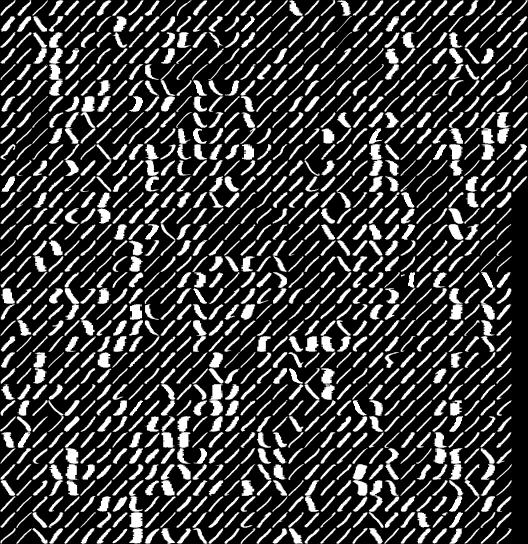
#> input picture HW0/Answers/Q2_images/usps_1.jpg, 528 x 544 px, given in place of taj.jpg, which was not available
$ jupyter execute Q6.ipynb   (text cells are left out)
#> lines starting #> are read from the running program, lines starting #| are printed output that depends on the picture; after the words box and inside, x2 and y2 are one past the last pixel; in counts of white or black regions, pixels touching at a corner belong together; pictures that were not available may be replaced by others from this repository, and a replacement may not be noted
#> further down, image is the input picture: shape (544, 528); min 0, max 255, mean 60.5
[cell 1]
import numpy as np
import cv2
import math
import matplotlib.pyplot as plt
import warnings
# from google.colab.patches import cv2_imshow

[cell 2]
def Reflect101(img,filter_size):
  '''
    Do not use loop (like while and for)
    Do not use libraries
    calculate averaging filter
    input(s):
      img (ndarray): input image
      filter_size (ndarray): filter size
    output(s):
      image (ndarray): computed Reflect101
  '''
#> called with filter_size = 15
  indx = filter_size//2
  return np.pad(img, (indx, indx), 'reflect')
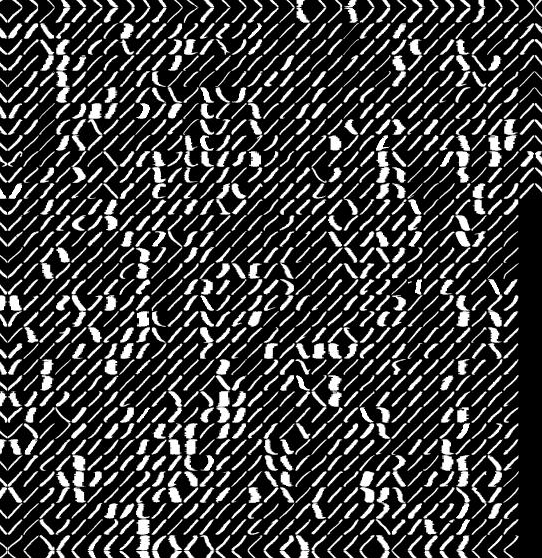
#> returned value: shape (558, 542); min 0, max 255, mean 60.1

[cell 3]
def Averaging_Blurring(img, filter_size):
  '''
    Do not use libraries
    input(s):
      img (ndarray): input image
      filter_size (ndarray): filter size
    output(s):
      result (ndarray): computed averaging blurring
  '''
  image = Reflect101(img, filter_size)
  kernel =1/filter_size* np.ones((filter_size , filter_size))

  h,w = img.shape
#> h = 544; w = 528
  m,n = image.shape
#> m = 558; n = 542
  result = np.zeros(img.shape)
  print(m,n,h,w)
#| 558 542 544 528
  for i in range( w):
    for j in range(h):
        if(i+filter_size <= m and j+filter_size <= n):

              window = image[i:i+filter_size, j:j+filter_size]
              sum_product = np.sum(window * kernel)
              result[i,j] = sum_product
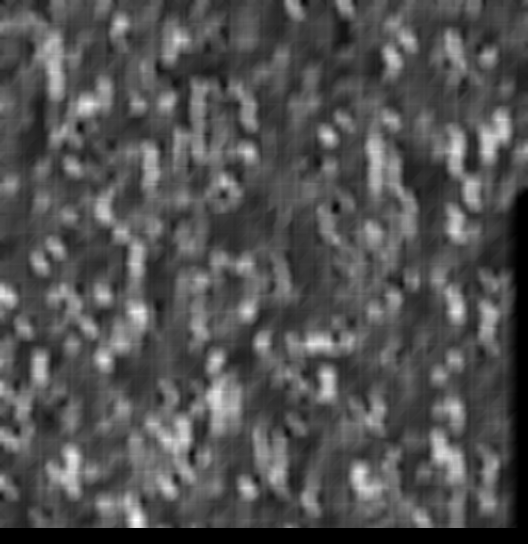
#> result: shape (544, 528) float64; min 0, max 2742.3, mean 882.2; drawn with min black and max white

  return result

[cell 4]
def Median_Blurring(img, filter_size):
  '''
    Do not use libraries
    input(s):
      img (ndarray): input image
      filter_size (ndarray): filter size
    output(s):
      result (ndarray): computed median blurring
  '''
#> called with filter_size = 15
  image = Reflect101(img, filter_size)

  h,w = img.shape
#> h = 544; w = 528
  m,n = image.shape
#> m = 558; n = 542
  result = np.zeros((img.shape))
  for i in range( w):
    for j in range(h):
        if(i+filter_size <= m and j+filter_size <= n):
              window = image[i:i+filter_size, j:j+filter_size]
              val = np.median(window)
              result[i,j]= val
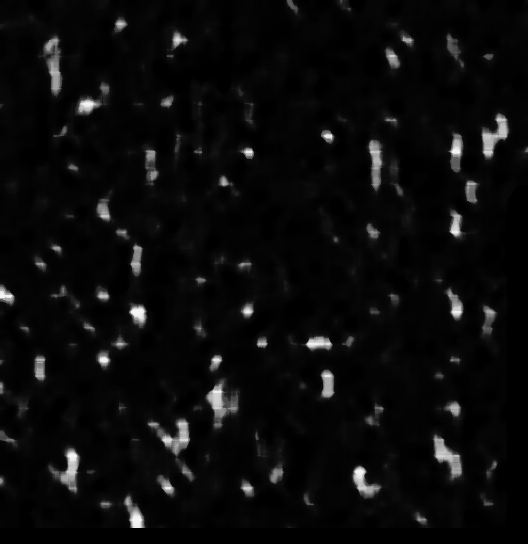
#> result: shape (544, 528) float64; min 0, max 246, mean 10.7

  return result

[cell 5]
def Gaussian_Blurring(img, filter_size, std):
    '''
    Do not use libraries
    input(s):
      img (ndarray): input image
      filter_size (tuple): filter size
      std (float): std of gaussian kernel
    output(s):
      result (ndarray): computed gaussian blurring
    '''
#> called with filter_size = 15, std = 40


    dst = np.linspace(-1, 1 ,filter_size)
    x, y = np.meshgrid(dst, dst)
    d = np.hypot(x,y)
    gaussian_kernel= np.exp(-( (d)**2 / ( 2.0 * (std**2) ) ) )
    gaussian_kernel= 1/np.sum(gaussian_kernel) *gaussian_kernel
    output = img.copy()
    result = cv2.filter2D(src = output, ddepth = -1, kernel =  gaussian_kernel)
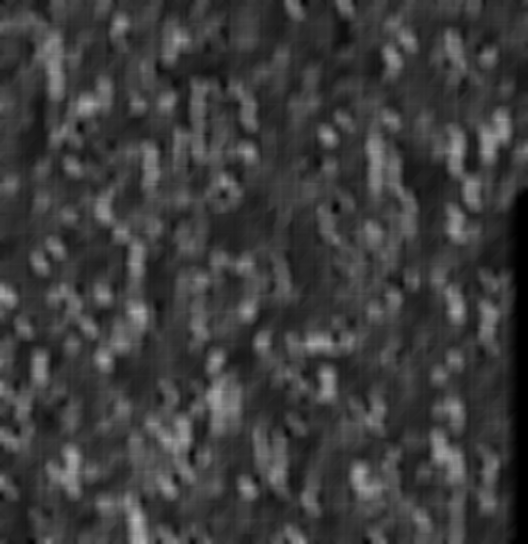
#> result: shape (544, 528); min 0, max 183, mean 60.6
    return result

[cell 6]
# Do not change this cell
image = cv2.imread('images/taj.jpg',cv2.IMREAD_GRAYSCALE)

[cell 7]
# Do not change this cell
plt.figure(figsize=(15,15))
plt.subplot(2,2,1)
plt.imshow(image,cmap='gray')
plt.title("main image")
plt.axis("off")

AB = Averaging_Blurring(image,15)
plt.subplot(2,2,2)
plt.imshow(AB,cmap='gray')
plt.title("Averaging Blurring")
plt.axis("off")

MB = Median_Blurring(image,15)
plt.subplot(2,2,3)
plt.imshow(MB,cmap='gray')
plt.title("Median Blurring")
plt.axis("off")

GB = Gaussian_Blurring(image,15,40)
plt.subplot(2,2,4)
plt.imshow(GB,cmap='gray')
plt.title("Gaussian Blurring")
plt.axis("off")

[cell 8]
def bilateral_filter(d,im,strd , g):

    sum_num=0
    ks = 0

    for k in range(d):
        for l in range(d):
            gvalue = np.exp(-( (abs(im[k,l]  - im[ d//2, d//2] ))**2 / ( 2.0 * (strd**2) ) ) )
            t1= gvalue
            t2 = g[k,l]
            w = t1*t2
            ks +=w
            sum_num += im[k,l] * w

    return round(sum_num/ks)


def Bilateral_Filtering(img, filter_size, std, rstd):
    '''
    Do not use libraries
    input(s):
      img (ndarray): input image
      filter_size (tuple): filter size
      std (float): value of std in the coordinate space
      rstd (float): value of std in the color space
    output(s):
      result (ndarray): computed Bilateral blurring
    '''
#> called with filter_size = 15, std = 40, rstd = 40
    w,h = img.shape
#> w = 544; h = 528
    result = img.copy()
    img = Reflect101(img  , filter_size)
    m,n = img.shape
#> m = 558; n = 542
    dst = np.linspace(-1, 1 ,filter_size)
    x, y = np.meshgrid(dst, dst)
    d = np.hypot(x,y)
    gaussian_kernel= np.exp(-( (d)**2 / ( 2.0 * (std**2) ) ) )

    for i in range(w):
      for j in range(h):
          if(i+filter_size <= m and j+filter_size <= n):
              window = img[i:i+filter_size, j:j+filter_size]
              result[i,j]=bilateral_filter(filter_size,window,rstd , gaussian_kernel)
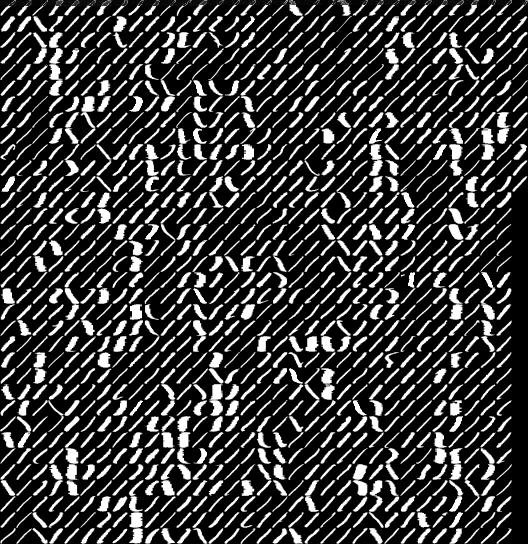
#> result: shape (544, 528); 0.99% of pixels changed, all inside (x1, y1, x2, y2) = (0, 0, 528, 6)

    return result
